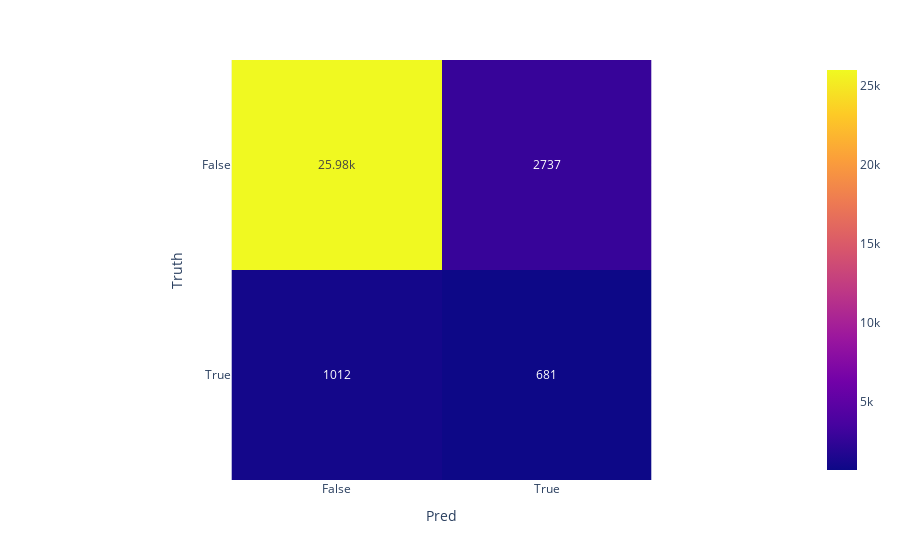

Write notebook code for a chart like this one.
### Code cell
import plotly.express as px

fig = px.imshow([[tn, fp], [fn, tp]], text_auto=True, labels=dict(y="Truth", x="Pred"),
                x=["False", "True"],
                y=["False", "True"]
               )
fig.show()

### Figure 1 — Plotly figure (JSON) as saved in the notebook; plotly's stock layout.template omitted (floating-point values rounded to 4 significant figures)
{"data": [{"coloraxis": "coloraxis", "hovertemplate": "Pred: %{x}<br>Truth: %{y}<br>color: %{z}<extra></extra>", "name": "0", "texttemplate": "%{z}", "type": "heatmap", "x": ["False", "True"], "xaxis": "x", "y": ["False", "True"], "yaxis": "y", "z": [[25980, 2737], [1012, 681]]}], "layout": {"coloraxis": {"colorscale": [[0, "#0d0887"], [0.1111, "#46039f"], [0.2222, "#7201a8"], [0.3333, "#9c179e"], [0.4444, "#bd3786"], [0.5556, "#d8576b"], [0.6667, "#ed7953"], [0.7778, "#fb9f3a"], [0.8889, "#fdca26"], [1, "#f0f921"]]}, "margin": {"t": 60}, "xaxis": {"anchor": "y", "constrain": "domain", "domain": [0, 1], "scaleanchor": "y", "title": {"text": "Pred"}}, "yaxis": {"anchor": "x", "autorange": "reversed", "constrain": "domain", "domain": [0, 1], "title": {"text": "Truth"}}}}
